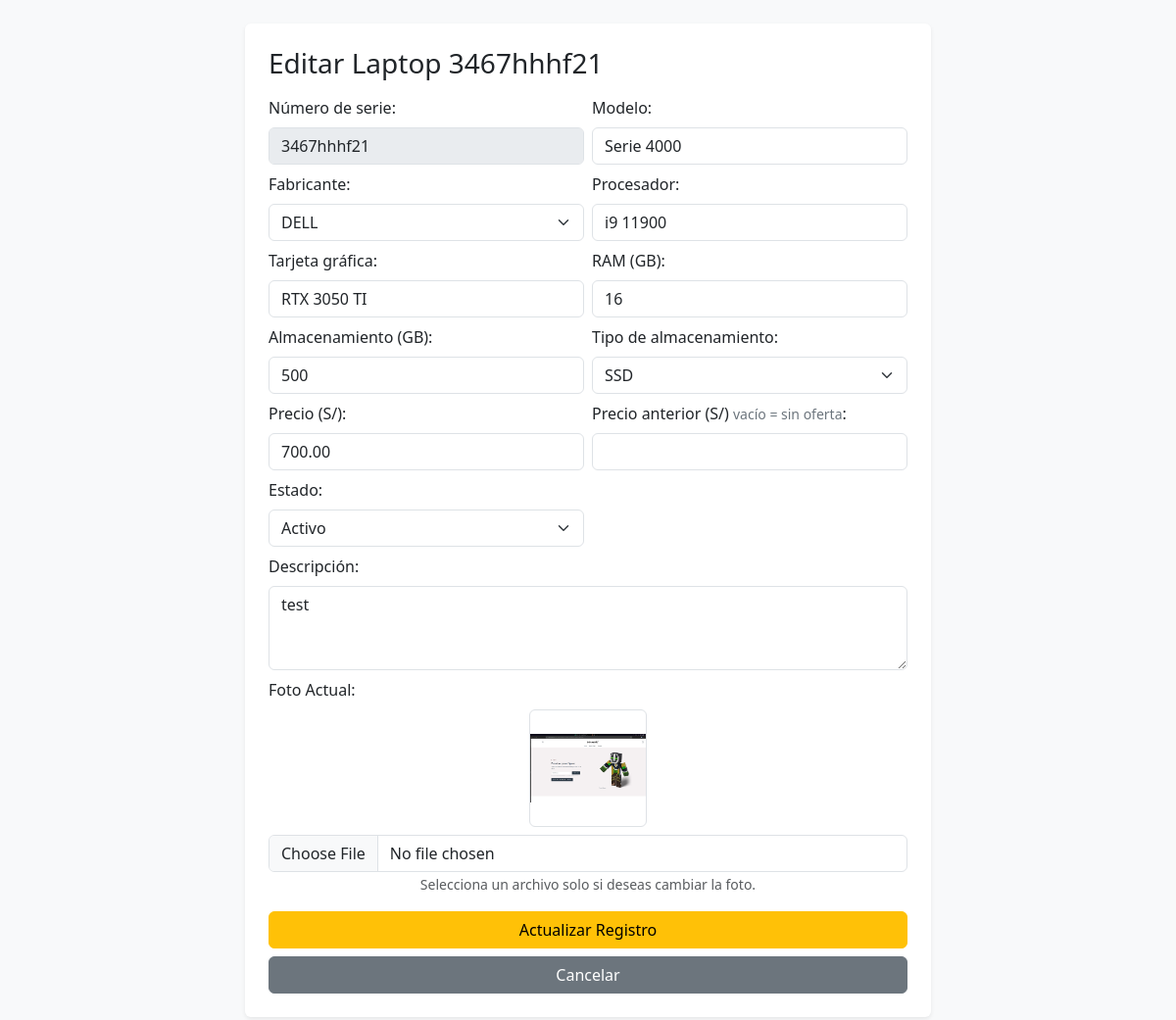
/src/controllers/update/editar-laptop.php?id=3467hhhf21 (signed in), run on the app's committed database.
### tables this page shows
CREATE TABLE laptops (
    numero_serie     VARCHAR(50)   PRIMARY KEY,             
    modelo           VARCHAR(100)  NOT NULL,
    descripcion      TEXT          NULL,                    
    procesador           VARCHAR(100)  NOT NULL,             
    tarjeta_grafica      VARCHAR(100)  NOT NULL,             
    ram_gb               SMALLINT UNSIGNED NOT NULL,        
    almacenamiento_gb    SMALLINT UNSIGNED NOT NULL,        
    tipo_almacenamiento  ENUM('SSD', 'HDD') NOT NULL DEFAULT 'SSD',
    precio           DECIMAL(10,2) NOT NULL,              
    precio_anterior  DECIMAL(10,2) NULL,                 
    id_fabricante    INT UNSIGNED  NOT NULL,
    foto             VARCHAR(255)  NULL,                    
    activo           TINYINT(1)    NOT NULL DEFAULT 1,    
    creado_en        TIMESTAMP     NOT NULL DEFAULT CURRENT_TIMESTAMP

                        
);

CREATE TABLE fabricantes (
    id_fabricante      INT UNSIGNED AUTO_INCREMENT PRIMARY KEY,
    nombre_fabricante  VARCHAR(100) NOT NULL UNIQUE         
);

### src/controllers/update/editar-laptop.php (the view, shortened to what this page needs)
<?php
require_once __DIR__ . '/../../conexion/conexion.php';
$rutaFotos = __DIR__ . '/../../../assets/imgs/laptops/';
$urlFotos  = '/assets/imgs/laptops/';
$id = $_GET['id'] ?? null;
$stmt = $conexion->prepare("SELECT * FROM laptops WHERE numero_serie = :id");
$stmt->execute([':id' => $id]);
$lap = $stmt->fetch(PDO::FETCH_ASSOC);
$fabricantes = $conexion->query("SELECT id_fabricante, nombre_fabricante FROM fabricantes ORDER BY nombre_fabricante")->fetchAll(PDO::FETCH_ASSOC);
?>
<!DOCTYPE html>
<html lang="es">
<head>
    <link href="https://cdn.jsdelivr.net/npm/bootstrap@5.3.3/dist/css/bootstrap.min.css" rel="stylesheet">
</head>
<body class="bg-light p-4">
<div class="container bg-white p-4 rounded shadow-sm" style="max-width: 700px;">
    <h3 class="mb-3">Editar Laptop <?= htmlspecialchars($lap['numero_serie']) ?></h3>
    <form action="" method="POST" enctype="multipart/form-data">
        <div class="row g-2">
            <div class="col-md-6">
                <label class="form-label">Número de serie:</label>
                <input type="text" class="form-control" value="<?= htmlspecialchars($lap['numero_serie']) ?>" disabled>
            </div>
            <div class="col-md-6">
                <label class="form-label">Modelo:</label>
                <input type="text" name="modelo" class="form-control" maxlength="100" value="<?= htmlspecialchars($lap['modelo']) ?>" required>
            </div>
            <div class="col-md-6">
                <label class="form-label">Fabricante:</label>
                <select name="id_fabricante" class="form-select" required>
                    <?php foreach ($fabricantes as $f): ?>
                        <option value="<?= $f['id_fabricante'] ?>" <?= $f['id_fabricante'] == $lap['id_fabricante'] ? 'selected' : '' ?>>
                            <?= htmlspecialchars($f['nombre_fabricante']) ?>
                        </option>
                    <?php endforeach; ?>
                </select>
            </div>
            <div class="col-md-6">
                <label class="form-label">Procesador:</label>
                <input type="text" name="procesador" class="form-control" maxlength="100" value="<?= htmlspecialchars($lap['procesador']) ?>" required>
            </div>
            <div class="col-md-6">
                <label class="form-label">Tarjeta gráfica:</label>
                <input type="text" name="tarjeta_grafica" class="form-control" maxlength="100" value="<?= htmlspecialchars($lap['tarjeta_grafica']) ?>" required>
            </div>
            <div class="col-md-6">
                <label class="form-label">RAM (GB):</label>
                <input type="number" name="ram_gb" class="form-control" min="1" value="<?= $lap['ram_gb'] ?>" required>
            </div>
            <div class="col-md-6">
                <label class="form-label">Almacenamiento (GB):</label>
                <input type="number" name="almacenamiento_gb" class="form-control" min="1" value="<?= $lap['almacenamiento_gb'] ?>" required>
            </div>
            <div class="col-md-6">
                <label class="form-label">Tipo de almacenamiento:</label>
                <select name="tipo_almacenamiento" class="form-select">
                    <option value="SSD" <?= $lap['tipo_almacenamiento'] === 'SSD' ? 'selected' : '' ?>>SSD</option>
                </select>
            </div>
            <div class="col-md-6">
                <label class="form-label">Precio (S/):</label>
                <input type="number" name="precio" class="form-control" min="0.01" step="0.01" value="<?= $lap['precio'] ?>" required>
            </div>
            <div class="col-md-6">
                <label class="form-label">Precio anterior (S/) <small class="text-secondary">vacío = sin oferta</small>:</label>
                <input type="number" name="precio_anterior" class="form-control" min="0.01" step="0.01" value="<?= $lap['precio_anterior'] ?>">
            </div>
            <div class="col-md-6">
                <label class="form-label">Estado:</label>
                <select name="activo" class="form-select">
                    <option value="1" <?= $lap['activo'] ? 'selected' : '' ?>>Activo</option>
                </select>
            </div>
            <div class="col-12">
                <label class="form-label">Descripción:</label>
                <textarea name="descripcion" class="form-control" rows="3"><?= htmlspecialchars($lap['descripcion'] ?? '') ?></textarea>
            </div>
            <div class="col-12 mb-3 text-center">
                <label class="form-label d-block text-start">Foto Actual:</label>
                <?php if (!empty($lap['foto']) && file_exists($rutaFotos . $lap['foto'])): ?>
                    <img src="<?= $urlFotos . htmlspecialchars($lap['foto']) ?>" width="120" height="120" class="rounded object-fit-contain mb-2 border bg-white">
                <?php else: ?>
                    <p class="text-muted">Sin Foto Actual</p>
                <?php endif; ?>
                <input type="file" name="foto" class="form-control" accept="image/jpeg,image/png,image/webp">
                <small class="text-muted">Selecciona un archivo solo si deseas cambiar la foto.</small>
            </div>
        </div>
        <button type="submit" class="btn btn-warning w-100">Actualizar Registro</button>
        <a href="../list/listar-laptops.php" class="btn btn-secondary w-100 mt-2">Cancelar</a>
    </form>
</div>
</body>
</html>

### data on the page
laptops: numero_serie "3467hhhf21", modelo "Serie 4000", id_fabricante "DELL", procesador "i9 11900", tarjeta_grafica "RTX 3050 TI", ram_gb "16", almacenamiento_gb "500", tipo_almacenamiento "SSD", precio "700.00", activo "Activo", descripcion "test", foto (picture)
